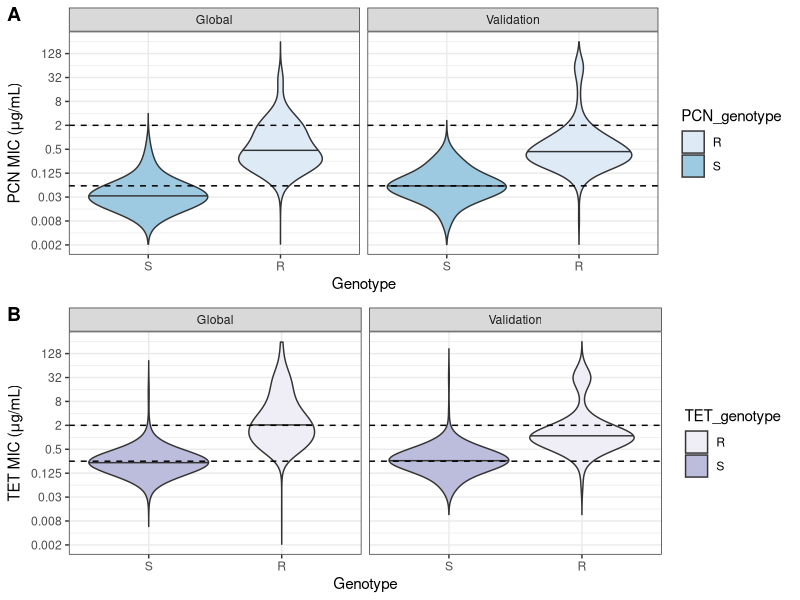

R code for this plot:
library(tidyverse)
library(cowplot)

# global data
all_data <- read_tsv("data/prediction/pcn_tet_genotype_phenotype.tsv",
                            col_types = cols(penicillin = col_character()))

# validation data
validation_metadata <- read_tsv("data/validation/reimche_metadata.tsv")
validation_resistance <- read_tsv("data/validation/2021-06-24_reimche_gisp_alleles.tsv")

# combine data

validation_all_data <- validation_resistance %>%
    left_join(validation_metadata) %>%
    mutate(reference = "Reimche2021") %>%
    select(wgs_id, reference, tetracycline, penicillin, RpsJ_57, penA_01, tetM, blaTEM) %>%
    mutate(PCN_genotype = if_else(penA_01 == 1 & blaTEM == 0, "S", "R")) %>%
    mutate(TET_genotype = if_else(RpsJ_57 == "V" & tetM == 0, "S", "R")) %>%
    mutate(TET = str_replace_all(tetracycline, "[><= ]", "")) %>%
    mutate(TET = as.numeric(TET)) %>%
    mutate(PCN = str_replace_all(penicillin, "[><= ]", "")) %>%
    mutate(PCN = as.numeric(PCN)) %>%
    mutate(TET_interpretation = case_when(TET <= 0.25 ~ "S", TET > 0.25 & TET < 2 ~ "I", TET >= 2 ~ "R")) %>%
    mutate(PCN_interpretation = case_when(PCN <= 0.064 ~ "S", PCN > 0.064 & PCN < 2 ~ "I", PCN >= 2 ~ "R")) %>%
    mutate(dataset = "Validation")

# add genotype interpretation
all_data <- all_data %>%
    mutate(PCN_genotype = if_else(penA_01 == 1 & blaTEM == 0, "S", "R")) %>%
    mutate(TET_genotype = if_else(RpsJ_57 == "V" & tetM == 0, "S", "R"))

# filter to valid TET MICs and categorize based on breakpoints
metadata_tet <- all_data %>% 
    select(-penicillin) %>%
    filter(tetracycline != "<=4", tetracycline != "<=4.0", tetracycline != "<=8.0") %>%
    mutate(TET = str_replace_all(tetracycline, "[><= ]", "")) %>%
    mutate(TET = as.numeric(TET)) %>%
    mutate(TET_interpretation = case_when(TET <= 0.25 ~ "S", TET > 0.25 & TET < 2 ~ "I", TET >= 2 ~ "R")) %>%
    drop_na()

# filter to valid PCN MICs and categorized based on breakpoints (0.06 breakpoint interpretated to include 0.063/0.064)
metadata_pcn <- all_data %>%
    select(-tetracycline) %>%
    mutate(PCN = str_replace_all(penicillin, "[><= ]", "")) %>%
    mutate(PCN = as.numeric(PCN)) %>%
    mutate(PCN_interpretation = case_when(PCN <= 0.064 ~ "S", PCN > 0.064 & PCN < 2 ~ "I", PCN >= 2 ~ "R")) %>%
    drop_na()

# get genotype counts for all data by dataset
all_data %>% count(reference, PCN_genotype) %>%
    pivot_wider(names_from = PCN_genotype, values_from = n) %>%
    mutate(PCN_total = S + R, S_percent = S*100/PCN_total, R_percent = R*100/PCN_total) %>%
    print(n = 30)

all_data %>% count(reference, TET_genotype) %>%
    pivot_wider(names_from = TET_genotype, values_from = n) %>%
    mutate(TET_total = S + R, S_percent = S*100/TET_total, R_percent = R*100/TET_total) %>%
    print(n = 30)

# calculate sensitivity and specificity

# PCN
PCN_total_susceptible_phenotype <- metadata_pcn %>% filter(PCN_interpretation == "S") %>% nrow()
PCN_total_nonresistant_phenotype <- metadata_pcn %>% filter(PCN_interpretation != "R") %>% nrow()
PCN_total_susceptible_genotype <- all_data %>% filter(PCN_genotype == "S") %>% nrow()

PCN_sensitivity_susceptible <- (metadata_pcn %>% filter(PCN_interpretation == "S" & PCN_genotype == "S") %>% nrow())/PCN_total_susceptible_phenotype
PCN_specificity_susceptible <- (metadata_pcn %>% filter(PCN_interpretation != "S" & PCN_genotype == "R") %>% nrow())/(metadata_pcn %>% filter(PCN_interpretation != "S") %>% nrow())

PCN_sensitivity_nonresistant <- (metadata_pcn %>% filter(PCN_interpretation != "R" & PCN_genotype == "S") %>% nrow())/PCN_total_nonresistant_phenotype
PCN_specificity_nonresistant <- (metadata_pcn %>% filter(PCN_interpretation == "R" & PCN_genotype == "R") %>% nrow())/(metadata_pcn %>% filter(PCN_interpretation == "R") %>% nrow())

# confidence intervals susceptible breakpoint

PCN_true_positives <- metadata_pcn %>% filter(PCN_interpretation == "S" & PCN_genotype == "S") %>% nrow()
PCN_false_negatives <- metadata_pcn %>% filter(PCN_interpretation == "S" & PCN_genotype != "S") %>% nrow()
PCN_true_negatives <- metadata_pcn %>% filter(PCN_interpretation != "S" & PCN_genotype == "R") %>% nrow()
PCN_false_positives <- metadata_pcn %>% filter(PCN_interpretation != "S" & PCN_genotype == "S") %>% nrow()

PCN_sensitivity_susceptible + sqrt((PCN_sensitivity_susceptible*(1-PCN_sensitivity_susceptible))/PCN_true_positives)
PCN_sensitivity_susceptible - sqrt((PCN_sensitivity_susceptible*(1-PCN_sensitivity_susceptible))/PCN_true_positives)

PCN_specificity_susceptible + sqrt((PCN_specificity_susceptible*(1-PCN_specificity_susceptible))/PCN_true_positives)
PCN_specificity_susceptible - sqrt((PCN_specificity_susceptible*(1-PCN_specificity_susceptible))/PCN_true_positives)

# confidence intervals non-resistant breakpoint
PCN_true_positives <- metadata_pcn %>% filter(PCN_interpretation != "R" & PCN_genotype == "S") %>% nrow()
PCN_false_negatives <- metadata_pcn %>% filter(PCN_interpretation != "R" & PCN_genotype != "S") %>% nrow()
PCN_true_negatives <- metadata_pcn %>% filter(PCN_interpretation == "R" & PCN_genotype == "R") %>% nrow()
PCN_false_positives <- metadata_pcn %>% filter(PCN_interpretation == "R" & PCN_genotype == "S") %>% nrow()

PCN_sensitivity_nonresistant + sqrt((PCN_sensitivity_nonresistant*(1-PCN_sensitivity_nonresistant))/PCN_true_positives)
PCN_sensitivity_nonresistant - sqrt((PCN_sensitivity_nonresistant*(1-PCN_sensitivity_nonresistant))/PCN_true_positives)

PCN_specificity_nonresistant + sqrt((PCN_specificity_nonresistant*(1-PCN_specificity_nonresistant))/PCN_true_positives)
PCN_specificity_nonresistant - sqrt((PCN_specificity_nonresistant*(1-PCN_specificity_nonresistant))/PCN_true_positives)

PCN_total_susceptible_phenotype
PCN_total_nonresistant_phenotype
PCN_total_susceptible_genotype

PCN_sensitivity_susceptible
PCN_specificity_susceptible

PCN_sensitivity_nonresistant
PCN_specificity_nonresistant

# TET
TET_total_susceptible_phenotype <- metadata_tet %>% filter(TET_interpretation == "S") %>% nrow()
TET_total_nonresistant_phenotype <- metadata_tet %>% filter(TET_interpretation != "R") %>% nrow()
TET_total_susceptible_genotype <- all_data %>% filter(TET_genotype == "S") %>% nrow()

TET_sensitivity_susceptible <- (metadata_tet %>% filter(TET_interpretation == "S" & TET_genotype == "S") %>% nrow())/TET_total_susceptible_phenotype
TET_specificity_susceptible <- (metadata_tet %>% filter(TET_interpretation != "S" & TET_genotype == "R") %>% nrow())/(metadata_tet %>% filter(TET_interpretation != "S") %>% nrow())

TET_sensitivity_nonresistant <- (metadata_tet %>% filter(TET_interpretation != "R" & TET_genotype == "S") %>% nrow())/TET_total_nonresistant_phenotype
TET_specificity_nonresistant <- (metadata_tet %>% filter(TET_interpretation == "R" & TET_genotype == "R") %>% nrow())/(metadata_tet %>% filter(TET_interpretation == "R") %>% nrow())

# confidence intervals susceptible
TET_true_positives <- metadata_tet %>% filter(TET_interpretation == "S" & TET_genotype == "S") %>% nrow()
TET_false_negatives <- metadata_tet %>% filter(TET_interpretation == "S" & TET_genotype == "R") %>% nrow()
TET_true_negatives <- metadata_tet %>% filter(TET_interpretation != "S" & TET_genotype == "R") %>% nrow()
TET_false_positives <- metadata_tet %>% filter(TET_interpretation != "S" & TET_genotype == "S") %>% nrow()

TET_sensitivity_susceptible + sqrt((TET_sensitivity_susceptible*(1-TET_sensitivity_susceptible))/TET_true_positives)
TET_sensitivity_susceptible - sqrt((TET_sensitivity_susceptible*(1-TET_sensitivity_susceptible))/TET_true_positives)

TET_specificity_susceptible + sqrt((TET_specificity_susceptible*(1-TET_specificity_susceptible))/TET_true_positives)
TET_specificity_susceptible - sqrt((TET_specificity_susceptible*(1-TET_specificity_susceptible))/TET_true_positives)

# confidence intervals non-resistant

TET_true_positives <- metadata_tet %>% filter(TET_interpretation != "R" & TET_genotype == "S") %>% nrow()
TET_false_negatives <- metadata_tet %>% filter(TET_interpretation != "R" & TET_genotype == "R") %>% nrow()
TET_true_negatives <- metadata_tet %>% filter(TET_interpretation == "R" & TET_genotype == "R") %>% nrow()
TET_false_positives <- metadata_tet %>% filter(TET_interpretation == "R" & TET_genotype == "S") %>% nrow()

TET_sensitivity_nonresistant + sqrt((TET_sensitivity_nonresistant*(1-TET_sensitivity_nonresistant))/TET_true_positives)
TET_sensitivity_nonresistant - sqrt((TET_sensitivity_nonresistant*(1-TET_sensitivity_nonresistant))/TET_true_positives)

TET_specificity_nonresistant + sqrt((TET_specificity_nonresistant*(1-TET_specificity_nonresistant))/TET_true_positives)
TET_specificity_nonresistant - sqrt((TET_specificity_nonresistant*(1-TET_specificity_nonresistant))/TET_true_positives)

TET_total_susceptible_phenotype
TET_total_nonresistant_phenotype
TET_total_susceptible_genotype

TET_sensitivity_susceptible
TET_specificity_susceptible

TET_sensitivity_nonresistant
TET_specificity_nonresistant

# plasmid only prediction

# PCN
PCN_total_susceptible_phenotype <- metadata_pcn %>% filter(PCN_interpretation == "S") %>% nrow()
PCN_total_nonresistant_phenotype <- metadata_pcn %>% filter(PCN_interpretation != "R") %>% nrow()
PCN_total_susceptible_genotype <- metadata_pcn %>% filter(blaTEM == 0) %>% nrow()

PCN_true_positives <- metadata_pcn %>% filter(PCN_interpretation == "S" & blaTEM == 0) %>% nrow()
PCN_false_negatives <- metadata_pcn %>% filter(PCN_interpretation == "S" & blaTEM == 1) %>% nrow()
PCN_true_negatives <- metadata_pcn %>% filter(PCN_interpretation != "S" & blaTEM == 1) %>% nrow()
PCN_false_positives <- metadata_pcn %>% filter(PCN_interpretation != "S" & blaTEM == 0) %>% nrow()

PCN_sensitivity_susceptible <- (metadata_pcn %>% filter(PCN_interpretation == "S" & blaTEM == 0) %>% nrow())/PCN_total_susceptible_phenotype
PCN_specificity_susceptible <- (metadata_pcn %>% filter(PCN_interpretation != "S" & blaTEM == 1) %>% nrow())/(metadata_pcn %>% filter(PCN_interpretation != "S") %>% nrow())

PCN_sensitivity_nonresistant <- (metadata_pcn %>% filter(PCN_interpretation != "R" & blaTEM == 0) %>% nrow())/PCN_total_nonresistant_phenotype
PCN_specificity_nonresistant <- (metadata_pcn %>% filter(PCN_interpretation == "R" & blaTEM == 1) %>% nrow())/(metadata_pcn %>% filter(PCN_interpretation == "R") %>% nrow())

PCN_true_positives <- metadata_pcn %>% filter(PCN_interpretation != "R" & blaTEM == 0) %>% nrow()
PCN_false_negatives <- metadata_pcn %>% filter(PCN_interpretation != "R" & blaTEM == 1) %>% nrow()
PCN_true_negatives <- metadata_pcn %>% filter(PCN_interpretation == "R" & blaTEM == 1) %>% nrow()
PCN_false_positives <- metadata_pcn %>% filter(PCN_interpretation == "R" & blaTEM == 0) %>% nrow()

PCN_total_susceptible_phenotype
PCN_total_nonresistant_phenotype
PCN_total_susceptible_genotype

PCN_sensitivity_susceptible
PCN_specificity_susceptible

PCN_sensitivity_nonresistant
PCN_specificity_nonresistant

# TET
TET_total_susceptible_phenotype <- metadata_tet %>% filter(TET_interpretation == "S") %>% nrow()
TET_total_nonresistant_phenotype <- metadata_tet %>% filter(TET_interpretation != "R") %>% nrow()
TET_total_susceptible_genotype <- metadata_tet %>% filter(tetM == 0) %>% nrow()

TET_true_positives <- metadata_tet %>% filter(TET_interpretation == "S" & tetM == 0) %>% nrow()
TET_false_negatives <- metadata_tet %>% filter(TET_interpretation == "S" & tetM == 1) %>% nrow()
TET_true_negatives <- metadata_tet %>% filter(TET_interpretation != "S" & tetM == 1) %>% nrow()
TET_false_positives <- metadata_tet %>% filter(TET_interpretation != "S" & tetM == 0) %>% nrow()

TET_sensitivity_susceptible <- (metadata_tet %>% filter(TET_interpretation == "S" & tetM == 0) %>% nrow())/TET_total_susceptible_phenotype
TET_specificity_susceptible <- (metadata_tet %>% filter(TET_interpretation != "S" & tetM == 1) %>% nrow())/(metadata_tet %>% filter(TET_interpretation != "S") %>% nrow())

TET_sensitivity_nonresistant <- (metadata_tet %>% filter(TET_interpretation != "R" & tetM == 0) %>% nrow())/TET_total_nonresistant_phenotype
TET_specificity_nonresistant <- (metadata_tet %>% filter(TET_interpretation == "R" & tetM == 1) %>% nrow())/(metadata_tet %>% filter(TET_interpretation == "R") %>% nrow())

TET_true_positives <- metadata_tet %>% filter(TET_interpretation != "R" & tetM == 0) %>% nrow()
TET_false_negatives <- metadata_tet %>% filter(TET_interpretation != "R" & tetM == 1) %>% nrow()
TET_true_negatives <- metadata_tet %>% filter(TET_interpretation == "R" & tetM == 1) %>% nrow()
TET_false_positives <- metadata_tet %>% filter(TET_interpretation == "R" & tetM == 0) %>% nrow()

TET_total_susceptible_phenotype
TET_total_nonresistant_phenotype
TET_total_susceptible_genotype

TET_sensitivity_susceptible
TET_specificity_susceptible

TET_sensitivity_nonresistant
TET_specificity_nonresistant

# combine global and validation data

metadata_pcn <- metadata_pcn %>%
    mutate(dataset = "Global") %>%
    select(-penicillin) %>%
    rows_insert(validation_all_data %>% select(-tetracycline, -penicillin, -TET, -TET_interpretation))

metadata_tet <- metadata_tet %>%
    mutate(dataset = "Global") %>%
    select(-tetracycline) %>%
    rows_insert(validation_all_data %>% select(-tetracycline, -penicillin, -PCN, -PCN_interpretation)) %>%
    filter(!is.na(TET_genotype))

# plot

pcn_plot <- metadata_pcn %>% ggplot(aes(x = fct_relevel(PCN_genotype, "S"), y = PCN, fill = PCN_genotype)) +
    geom_violin(bw=0.8, draw_quantiles=c(0.5), trim=FALSE) +
    theme_bw() + 
    xlab("Genotype") +
    ylab(expression(paste("PCN MIC (", mu, "g/mL)", ))) +
    scale_fill_brewer() + 
    #theme(legend.position = "none") +
    #scale_x_discrete(labels = c("penA_01 present \nand blaTEM absent", "penA_01 absent \nor blaTEM present")) +
    scale_y_continuous(trans = 'log2', 
                       limits = c(0.002, 256),
                       breaks = c(2^-9, 2^-7, 2^-5, 2^-3, 2^-1, 2^1, 2^3, 2^5, 2^7), 
                       labels = c(0.002, 0.008, 0.03, 0.125, 0.5, 2, 8, 32, 128)) +
    geom_hline(yintercept = 0.06, linetype = "dashed") +
    geom_hline(yintercept = 2, linetype = "dashed") +
    facet_wrap(~dataset)


tet_plot <- metadata_tet %>% ggplot(aes(x = fct_relevel(TET_genotype, "S"), y = TET, fill = TET_genotype)) + 
    geom_violin(bw=0.8, draw_quantiles=c(0.5), trim=FALSE) +
    theme_bw() + 
    xlab("Genotype") +
    ylab(expression(paste("TET MIC (", mu, "g/mL)", ))) +
    scale_fill_brewer(palette = "Purples") + 
    #theme(legend.position = "none") + 
    #scale_x_discrete(labels = c("rpsJ WT\nand tetM absent", "rpsJ V57M\n or tetM present")) +
    scale_y_continuous(trans = 'log2', 
                       limits = c(0.002, 256),
                       breaks = c(2^-9, 2^-7, 2^-5, 2^-3, 2^-1, 2^1, 2^3, 2^5, 2^7), 
                       labels = c(0.002, 0.008, 0.03, 0.125, 0.5, 2, 8, 32, 128)) +
    geom_hline(yintercept = 0.25, linetype = "dashed") +
    geom_hline(yintercept = 2, linetype = "dashed") +
    facet_wrap(~dataset)

plot_grid(pcn_plot, tet_plot, labels = c("A","B"), nrow = 2) 

